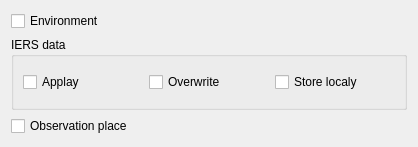
<?xml version="1.0" encoding="UTF-8"?>
<ui version="4.0">
 <class>tlinsWApplayAstroConfiguration</class>
 <widget class="QWidget" name="tlinsWApplayAstroConfiguration">
  <property name="geometry">
   <rect>
    <x>0</x>
    <y>0</y>
    <width>418</width>
    <height>147</height>
   </rect>
  </property>
  <property name="windowTitle">
   <string>Form</string>
  </property>
  <layout class="QGridLayout" name="gridLayout">
   <item row="1" column="0">
    <widget class="QCheckBox" name="chbEnv">
     <property name="text">
      <string>Environment</string>
     </property>
    </widget>
   </item>
   <item row="2" column="0">
    <widget class="QGroupBox" name="groupBox">
     <property name="title">
      <string>IERS data</string>
     </property>
     <layout class="QHBoxLayout" name="horizontalLayout_2">
      <item>
       <widget class="QCheckBox" name="chbIERSApplay">
        <property name="text">
         <string>Applay</string>
        </property>
       </widget>
      </item>
      <item>
       <widget class="QCheckBox" name="chbIERSOverwrite">
        <property name="text">
         <string>Overwrite</string>
        </property>
       </widget>
      </item>
      <item>
       <widget class="QCheckBox" name="chnIERSStoreLocaly">
        <property name="text">
         <string>Store localy</string>
        </property>
       </widget>
      </item>
     </layout>
    </widget>
   </item>
   <item row="3" column="0">
    <widget class="QCheckBox" name="chbObservationPLace">
     <property name="text">
      <string>Observation place</string>
     </property>
    </widget>
   </item>
  </layout>
 </widget>
 <resources/>
 <connections/>
</ui>
